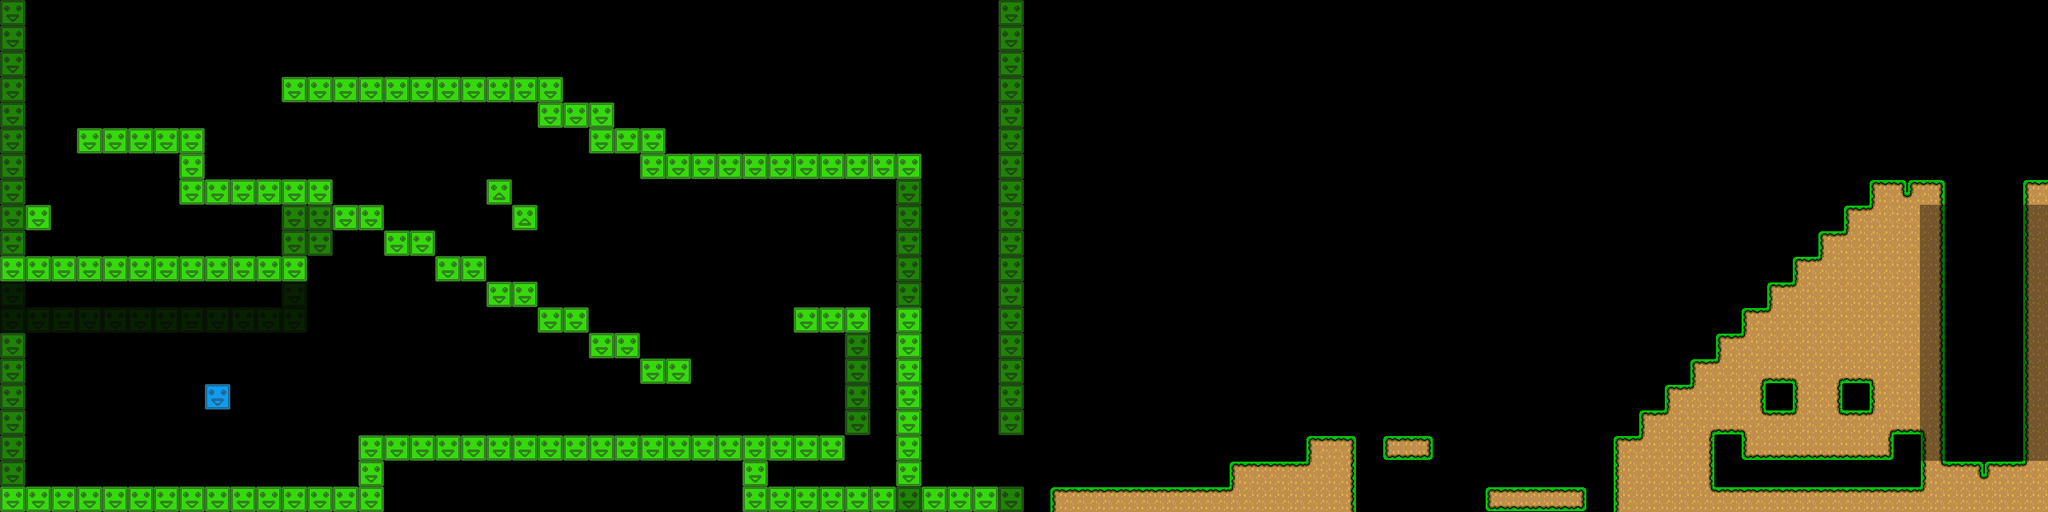

This game map was drawn from its Tiled (.tmx) file and the tilesets committed beside it. A one-line description and the trimmed map source follow:
An orthogonal 80x20 tile map with 32x32 px tiles, 3 tile layers (ground, wall, ceiling), 3 tilesets and 54 objects (greenblock).

<map version="1.0" orientation="orthogonal" renderorder="right-down" width="80" height="20" tilewidth="32" tileheight="32" nextobjectid="114">
 <tileset firstgid="1" name="SM" tilewidth="32" tileheight="32" tilecount="64">
  <image source="sm.png" width="256" height="256" />
 </tileset>
 <tileset firstgid="65" name="stone+wood_brick" tilewidth="32" tileheight="32" tilecount="16">
  <image source="stone+wood_brick.png" width="128" height="128" />
 </tileset>
 <tileset firstgid="81" name="tiles" tilewidth="32" tileheight="32" tilecount="64">
  <image source="tiles.png" width="256" height="256" />
 </tileset>
 <layer name="ground" width="80" height="20">
  <data>[1600 cells, 251 non-empty, 23 distinct tile ids]</data>
 </layer>
 <layer name="wall" width="80" height="20" opacity="0.6">
  <data>[1600 cells, 68 non-empty, 5 distinct tile ids]</data>
 </layer>
 <layer name="ceiling" width="80" height="20" opacity="0.15">
  <data>[1600 cells, 14 non-empty, 1 distinct tile ids]</data>
 </layer>
 <objectgroup color="#f72500" name="redcrystals">
  <object id="88" x="1104" y="400">
   <ellipse />
  </object>
  <object id="89" x="1104" y="432">
   <ellipse />
  </object>
  <object id="90" x="1104" y="464">
   <ellipse />
  </object>
  <object id="91" x="1104" y="496">
   <ellipse />
  </object>
  <object id="92" x="1104" y="528">
   <ellipse />
  </object>
  <object id="93" x="1104" y="560">
   <ellipse />
  </object>
  <object id="94" x="1072" y="560">
   <ellipse />
  </object>
  <object id="95" x="1072" y="592">
   <ellipse />
  </object>
  <object id="96" x="1104" y="592">
   <ellipse />
  </object>
  <object id="97" x="1040" y="592">
   <ellipse />
  </object>
 </objectgroup>
 <objectgroup color="#0055ff" name="bluecrystals">
  <object id="21" x="144" y="496" />
  <object id="22" x="208" y="528" />
  <object id="23" x="336" y="528" />
  <object id="24" x="400" y="528" />
  <object id="25" x="464" y="496" />
  <object id="28" x="932" y="492.667" />
  <object id="29" x="994" y="511.333" />
  <object id="30" x="1036" y="492" />
  <object id="31" x="967.333" y="479.333" />
  <object id="33" x="176" y="560" />
  <object id="34" x="112" y="560" />
  <object id="35" x="48" y="528" />
  <object id="108" x="336" y="304">
   <ellipse />
  </object>
  <object id="109" x="272" y="304">
   <ellipse />
  </object>
  <object id="110" x="304" y="304">
   <ellipse />
  </object>
  <object id="111" x="304" y="272">
   <ellipse />
  </object>
  <object id="112" x="336" y="272">
   <ellipse />
  </object>
  <object id="113" x="272" y="272">
   <ellipse />
  </object>
 </objectgroup>
 <objectgroup color="#e5de05" name="cheeses">
  <object id="37" x="175.234" y="466.116" width="34.6667" height="30" />
  <object id="38" x="352" y="544" width="32" height="32" />
  <object id="39" x="288" y="544" width="32" height="32" />
  <object id="40" x="704" y="512" width="32" height="32" />
  <object id="80" x="976" y="576" width="32" height="32" />
 </objectgroup>
 <objectgroup color="#d38231" name="beans">
  <object id="41" x="424" y="448" width="16" height="30">
   <ellipse />
  </object>
  <object id="42" x="392" y="584" width="12.6667" height="22">
   <ellipse />
  </object>
  <object id="43" x="232" y="584" width="15.3333" height="22.6667">
   <ellipse />
  </object>
  <object id="44" x="72" y="576" width="18" height="28.6667">
   <ellipse />
  </object>
  <object id="45" x="72" y="448" width="14" height="28">
   <ellipse />
  </object>
  <object id="48" x="521.333" y="518.667" width="12.6667" height="20.6667">
   <ellipse />
  </object>
  <object id="49" x="616" y="520" width="13.3333" height="20">
   <ellipse />
  </object>
  <object id="50" x="776" y="520" width="14.6667" height="24">
   <ellipse />
  </object>
  <object id="98" x="848" y="432">
   <ellipse />
  </object>
  <object id="99" x="784" y="400">
   <ellipse />
  </object>
  <object id="100" x="720" y="368">
   <ellipse />
  </object>
  <object id="101" x="656" y="336">
   <ellipse />
  </object>
  <object id="102" x="592" y="304">
   <ellipse />
  </object>
  <object id="103" x="528" y="272">
   <ellipse />
  </object>
  <object id="104" x="464" y="240">
   <ellipse />
  </object>
  <object id="105" x="400" y="208">
   <ellipse />
  </object>
  <object id="106" x="336" y="208">
   <ellipse />
  </object>
  <object id="107" x="48" y="240">
   <ellipse />
  </object>
 </objectgroup>
 <objectgroup color="#26c10a" name="freeblocks">
  <object id="56" type="greenblock" x="864" y="464" width="32" height="32" />
 </objectgroup>
 <objectgroup color="#6171a4" name="doors">
  <object id="81" x="1010" y="299" width="61" height="85" />
 </objectgroup>
 <objectgroup color="#ffffff" name="SPAWN">
  <object id="85" x="544" y="440" width="80" height="80">
   <ellipse />
  </object>
 </objectgroup>
</map>